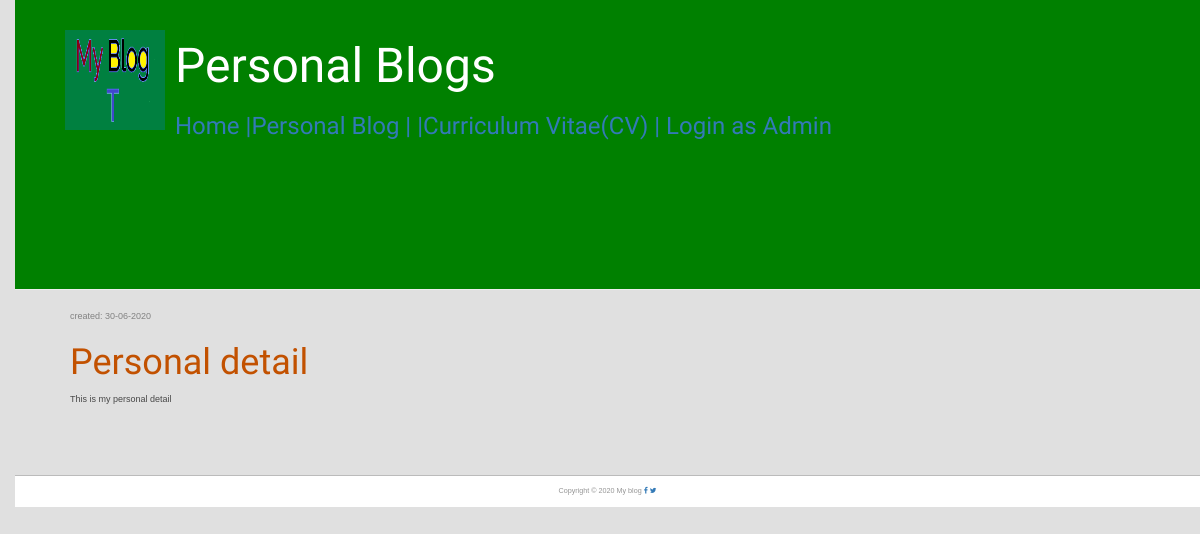
The page /blog/drafts/ on the database its author committed.
### blog/models.py (models this page shows, shortened)
class Post(models.Model):
    author = models.ForeignKey(settings.AUTH_USER_MODEL, on_delete=models.CASCADE)
    title = models.CharField(max_length=200)
    text = models.TextField()
    created_date = models.DateTimeField(default=timezone.now)
    published_date = models.DateTimeField(blank=True, null=True)

### blog/views.py (the view)
# urls.py: path('drafts/', views.post_draft_list, name='post_draft_list'),
def post_draft_list(request):
    posts = Post.objects.filter(published_date__isnull=True).order_by('created_date')
    return render(request, 'blog/post_draft_list.html', {'posts': posts})

### blog/templates/blog/post_draft_list.html
{% extends 'blog/base.html' %}
{% block content %}
    {% for post in posts %}
        <div class="post">
            <p class="date">created: {{ post.created_date|date:'d-m-Y' }}</p>
            <h1><a href="{% url 'post_detail' pk=post.pk %}">{{ post.title }}</a></h1>
            <p>{{ post.text|truncatechars:200 }}</p>
        </div>
    {% endfor %}
{% endblock %}

### blog/static/css/blog.css (style rules this page uses)
body { padding-left: 15px; }
h1, h2, h3, h4 { font-family: 'Lobster', cursive; }
h1 a, h2 a { color: #C25100; }
.date { color: #828282; }
.post { margin-bottom: 70px; }
body { background-color: #E0E0E0; font-family: "Trebuchet MS", Helvetica, sans-serif; font-size: 0.9em; text-align: justify; color: #474747; }
h1 { color: #270c39; }

### rows shown on the page
Post: created_date "30-06-2020", title "Personal detail", text "This is my personal detail"
